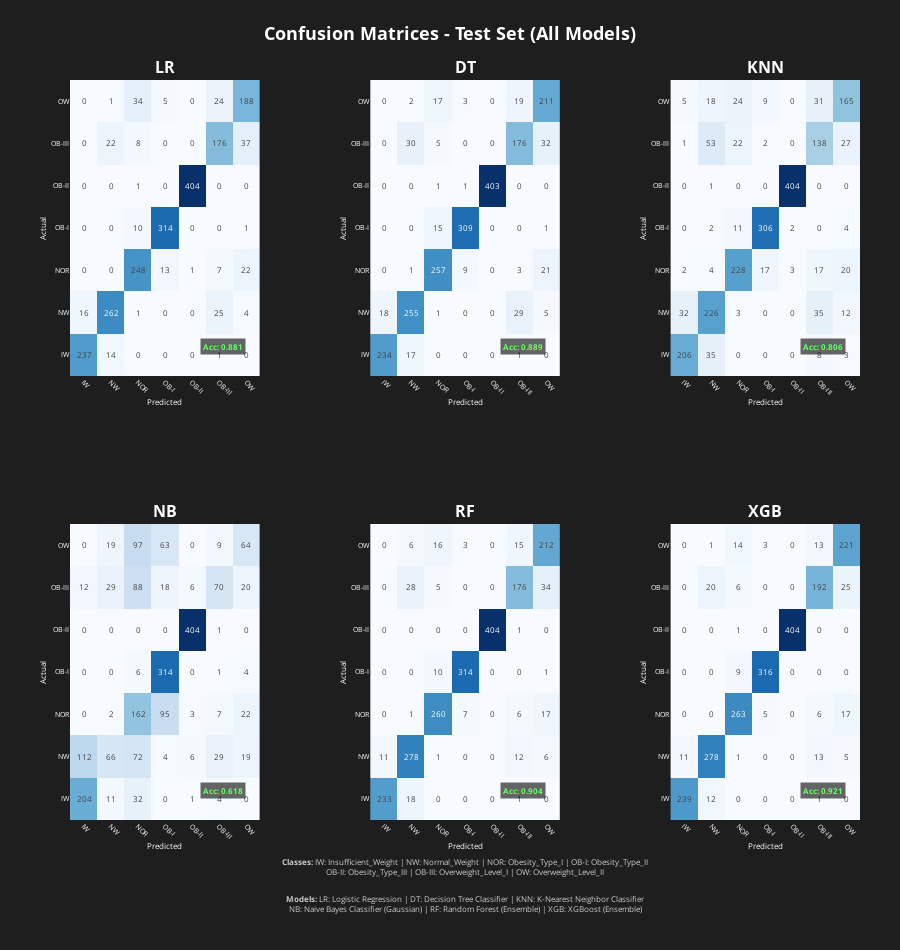

Notebook code cell kept with this figure:
### Code cell
# =============================================================================
# Test Set Confusion Matrices for ALL Models (Plotly - Interactive)
# =============================================================================
if y_test is not None:
    print("="*100)
    print("TEST SET EVALUATION RESULTS - ALL MODELS")
    print("="*100)
    
    best_test_pred = test_results[best_model_name]['y_test_pred']
    print(f"\nClassification Report - Best Model: {best_model_name}")
    print("="*100)
    print(classification_report(y_test, best_test_pred, target_names=class_names, digits=4))
    
    model_names_list = list(test_results.keys())
    
    fig_test_cm = make_subplots(
        rows=2, cols=3,
        subplot_titles=[f'<b>{short_model_names[i]}</b>' for i in range(len(test_results))],
        vertical_spacing=0.20,
        horizontal_spacing=0.14
    )
    
    for idx, (model_name, result) in enumerate(test_results.items()):
        row = idx // 3 + 1
        col = idx % 3 + 1
        cm = confusion_matrix(y_test, result['y_test_pred'])
        
        test_acc = result['test_metrics']['Accuracy']
        
        fig_test_cm.add_trace(
            go.Heatmap(
                z=cm,
                x=short_class_names,
                y=short_class_names,
                text=cm,
                texttemplate='%{text}',
                textfont=dict(size=8),
                colorscale='Blues',
                showscale=False,
                hovertemplate='Actual: %{customdata[0]}<br>Predicted: %{customdata[1]}<br>Count: %{z}<extra></extra>',
                customdata=[[[class_names[j], class_names[i]] for i in range(len(class_names))] for j in range(len(class_names))]
            ),
            row=row, col=col
        )
        
        fig_test_cm.add_annotation(
            text=f'<b>Acc: {test_acc:.3f}</b>',
            xref=f'x{idx+1}' if idx > 0 else 'x',
            yref=f'y{idx+1}' if idx > 0 else 'y',
            x=len(short_class_names)-1, y=0,
            showarrow=False,
            font=dict(size=8, color='#66ff66'),
            bgcolor='rgba(0,0,0,0.6)',
            borderpad=2,
            xanchor='right',
            yanchor='bottom'
        )
        
        fig_test_cm.update_xaxes(
            title=dict(text='Predicted', font=dict(size=8), standoff=3),
            tickangle=45, tickfont=dict(size=7), row=row, col=col
        )
        fig_test_cm.update_yaxes(
            title=dict(text='Actual', font=dict(size=8), standoff=3),
            tickfont=dict(size=7), row=row, col=col
        )
    
    fig_test_cm.update_layout(
        title=dict(
            text='<b>Confusion Matrices - Test Set (All Models)</b>',
            font=dict(size=18, color='white'),
            x=0.5
        ),
        height=950,
        template='plotly_dark',
        paper_bgcolor='#1e1e1e',
        plot_bgcolor='#2d2d2d',
        font=dict(color='white'),
        margin=dict(t=80, b=130, l=70, r=40)
    )
    
    fig_test_cm.add_annotation(
        text=f"<b>Classes:</b> {class_legend_line1}<br>{class_legend_line2}",
        xref="paper", yref="paper",
        x=0.5, y=-0.08,
        showarrow=False,
        font=dict(size=8, color='#cccccc'),
        align="center"
    )
    
    legend_line1 = ' | '.join([f'{short}: {full}' for short, full in zip(short_model_names[:3], model_names_list[:3])])
    legend_line2 = ' | '.join([f'{short}: {full}' for short, full in zip(short_model_names[3:], model_names_list[3:])])
    fig_test_cm.add_annotation(
        text=f"<b>Models:</b> {legend_line1}<br>{legend_line2}",
        xref="paper", yref="paper",
        x=0.5, y=-0.13,
        showarrow=False,
        font=dict(size=8, color='#cccccc'),
        align="center"
    )
    
    fig_test_cm.show()
    
    test_comparison = []
    for model_name, result in test_results.items():
        row = {'Model': model_name}
        row.update(result['test_metrics'])
        test_comparison.append(row)
    test_comparison_df = pd.DataFrame(test_comparison)
    
    print("\nTest Metrics Comparison (All Models):")
    print("="*100)
    display(test_comparison_df.style.format({
        'Accuracy': '{:.4f}',
        'AUC_Score': '{:.4f}',
        'Precision': '{:.4f}',
        'Recall': '{:.4f}',
        'F1_Score': '{:.4f}',
        'MCC_Score': '{:.4f}'
    }).highlight_max(subset=['Accuracy', 'AUC_Score', 'Precision', 'Recall', 'F1_Score', 'MCC_Score'], color='darkgreen'))
else:
    print("No test labels available - cannot calculate metrics")

### Figure 1 — Plotly figure (JSON) as saved in the notebook; plotly's stock layout.template omitted (floating-point values rounded to 4 significant figures)
{"data": [{"colorscale": [[0, "rgb(247,251,255)"], [0.125, "rgb(222,235,247)"], [0.25, "rgb(198,219,239)"], [0.375, "rgb(158,202,225)"], [0.5, "rgb(107,174,214)"], [0.625, "rgb(66,146,198)"], [0.75, "rgb(33,113,181)"], [0.875, "rgb(8,81,156)"], [1, "rgb(8,48,107)"]], "customdata": [[["Insufficient_Weight", "Insufficient_Weight"], ["Insufficient_Weight", "Normal_Weight"], ["Insufficient_Weight", "Obesity_Type_I"], ["Insufficient_Weight", "Obesity_Type_II"], ["Insufficient_Weight", "Obesity_Type_III"], ["Insufficient_Weight", "Overweight_Level_I"], ["Insufficient_Weight", "Overweight_Level_II"]], [["Normal_Weight", "Insufficient_Weight"], ["Normal_Weight", "Normal_Weight"], ["Normal_Weight", "Obesity_Type_I"], ["Normal_Weight", "Obesity_Type_II"], ["Normal_Weight", "Obesity_Type_III"], ["Normal_Weight", "Overweight_Level_I"], ["Normal_Weight", "Overweight_Level_II"]], [["Obesity_Type_I", "Insufficient_Weight"], ["Obesity_Type_I", "Normal_Weight"], ["Obesity_Type_I", "Obesity_Type_I"], ["Obesity_Type_I", "Obesity_Type_II"], ["Obesity_Type_I", "Obesity_Type_III"], ["Obesity_Type_I", "Overweight_Level_I"], ["Obesity_Type_I", "Overweight_Level_II"]], [["Obesity_Type_II", "Insufficient_Weight"], ["Obesity_Type_II", "Normal_Weight"], ["Obesity_Type_II", "Obesity_Type_I"], ["Obesity_Type_II", "Obesity_Type_II"], ["Obesity_Type_II", "Obesity_Type_III"], ["Obesity_Type_II", "Overweight_Level_I"], ["Obesity_Type_II", "Overweight_Level_II"]], [["Obesity_Type_III", "Insufficient_Weight"], ["Obesity_Type_III", "Normal_Weight"], ["Obesity_Type_III", "Obesity_Type_I"], ["Obesity_Type_III", "Obesity_Type_II"], ["Obesity_Type_III", "Obesity_Type_III"], ["Obesity_Type_III", "Overweight_Level_I"], ["Obesity_Type_III", "Overweight_Level_II"]], [["Overweight_Level_I", "Insufficient_Weight"], ["Overweight_Level_I", "Normal_Weight"], ["Overweight_Level_I", "Obesity_Type_I"], ["Overweight_Level_I", "Obesity_Type_II"], ["Overweight_Level_I", "Obesity_Type_III"], ["Overweight_Level_I", "Overweight_Level_I"], ["Overweight_Level_I", "Overweight_Level_II"]], [["Overweight_Level_II", "Insufficient_Weight"], ["Overweight_Level_II", "Normal_Weight"], ["Overweight_Level_II", "Obesity_Type_I"], ["Overweight_Level_II", "Obesity_Type_II"], ["Overweight_Level_II", "Obesity_Type_III"], ["Overweight_Level_II", "Overweight_Level_I"], ["Overweight_Level_II", "Overweight_Level_II"]]], "hovertemplate": "Actual: %{customdata[0]}<br>Predicted: %{customdata[1]}<br>Count: %{z}<extra></extra>", "showscale": false, "text": [[237, 14, 0, 0, 0, 1, 0], [16, 262, 1, 0, 0, 25, 4], [0, 0, 248, 13, 1, 7, 22], [0, 0, 10, 314, 0, 0, 1], [0, 0, 1, 0, 404, 0, 0], [0, 22, 8, 0, 0, 176, 37], [0, 1, 34, 5, 0, 24, 188]], "textfont": {"size": 8}, "texttemplate": "%{text}", "type": "heatmap", "x": ["IW", "NW", "NOR", "OB-I", "OB-II", "OB-III", "OW"], "xaxis": "x", "y": ["IW", "NW", "NOR", "OB-I", "OB-II", "OB-III", "OW"], "yaxis": "y", "z": [[237, 14, 0, 0, 0, 1, 0], [16, 262, 1, 0, 0, 25, 4], [0, 0, 248, 13, 1, 7, 22], [0, 0, 10, 314, 0, 0, 1], [0, 0, 1, 0, 404, 0, 0], [0, 22, 8, 0, 0, 176, 37], [0, 1, 34, 5, 0, 24, 188]]}, {"colorscale": [[0, "rgb(247,251,255)"], [0.125, "rgb(222,235,247)"], [0.25, "rgb(198,219,239)"], [0.375, "rgb(158,202,225)"], [0.5, "rgb(107,174,214)"], [0.625, "rgb(66,146,198)"], [0.75, "rgb(33,113,181)"], [0.875, "rgb(8,81,156)"], [1, "rgb(8,48,107)"]], "customdata": [[["Insufficient_Weight", "Insufficient_Weight"], ["Insufficient_Weight", "Normal_Weight"], ["Insufficient_Weight", "Obesity_Type_I"], ["Insufficient_Weight", "Obesity_Type_II"], ["Insufficient_Weight", "Obesity_Type_III"], ["Insufficient_Weight", "Overweight_Level_I"], ["Insufficient_Weight", "Overweight_Level_II"]], [["Normal_Weight", "Insufficient_Weight"], ["Normal_Weight", "Normal_Weight"], ["Normal_Weight", "Obesity_Type_I"], ["Normal_Weight", "Obesity_Type_II"], ["Normal_Weight", "Obesity_Type_III"], ["Normal_Weight", "Overweight_Level_I"], ["Normal_Weight", "Overweight_Level_II"]], [["Obesity_Type_I", "Insufficient_Weight"], ["Obesity_Type_I", "Normal_Weight"], ["Obesity_Type_I", "Obesity_Type_I"], ["Obesity_Type_I", "Obesity_Type_II"], ["Obesity_Type_I", "Obesity_Type_III"], ["Obesity_Type_I", "Overweight_Level_I"], ["Obesity_Type_I", "Overweight_Level_II"]], [["Obesity_Type_II", "Insufficient_Weight"], ["Obesity_Type_II", "Normal_Weight"], ["Obesity_Type_II", "Obesity_Type_I"], ["Obesity_Type_II", "Obesity_Type_II"], ["Obesity_Type_II", "Obesity_Type_III"], ["Obesity_Type_II", "Overweight_Level_I"], ["Obesity_Type_II", "Overweight_Level_II"]], [["Obesity_Type_III", "Insufficient_Weight"], ["Obesity_Type_III", "Normal_Weight"], ["Obesity_Type_III", "Obesity_Type_I"], ["Obesity_Type_III", "Obesity_Type_II"], ["Obesity_Type_III", "Obesity_Type_III"], ["Obesity_Type_III", "Overweight_Level_I"], ["Obesity_Type_III", "Overweight_Level_II"]], [["Overweight_Level_I", "Insufficient_Weight"], ["Overweight_Level_I", "Normal_Weight"], ["Overweight_Level_I", "Obesity_Type_I"], ["Overweight_Level_I", "Obesity_Type_II"], ["Overweight_Level_I", "Obesity_Type_III"], ["Overweight_Level_I", "Overweight_Level_I"], ["Overweight_Level_I", "Overweight_Level_II"]], [["Overweight_Level_II", "Insufficient_Weight"], ["Overweight_Level_II", "Normal_Weight"], ["Overweight_Level_II", "Obesity_Type_I"], ["Overweight_Level_II", "Obesity_Type_II"], ["Overweight_Level_II", "Obesity_Type_III"], ["Overweight_Level_II", "Overweight_Level_I"], ["Overweight_Level_II", "Overweight_Level_II"]]], "hovertemplate": "Actual: %{customdata[0]}<br>Predicted: %{customdata[1]}<br>Count: %{z}<extra></extra>", "showscale": false, "text": [[234, 17, 0, 0, 0, 1, 0], [18, 255, 1, 0, 0, 29, 5], [0, 1, 257, 9, 0, 3, 21], [0, 0, 15, 309, 0, 0, 1], [0, 0, 1, 1, 403, 0, 0], [0, 30, 5, 0, 0, 176, 32], [0, 2, 17, 3, 0, 19, 211]], "textfont": {"size": 8}, "texttemplate": "%{text}", "type": "heatmap", "x": ["IW", "NW", "NOR", "OB-I", "OB-II", "OB-III", "OW"], "xaxis": "x2", "y": ["IW", "NW", "NOR", "OB-I", "OB-II", "OB-III", "OW"], "yaxis": "y2", "z": [[234, 17, 0, 0, 0, 1, 0], [18, 255, 1, 0, 0, 29, 5], [0, 1, 257, 9, 0, 3, 21], [0, 0, 15, 309, 0, 0, 1], [0, 0, 1, 1, 403, 0, 0], [0, 30, 5, 0, 0, 176, 32], [0, 2, 17, 3, 0, 19, 211]]}, {"colorscale": [[0, "rgb(247,251,255)"], [0.125, "rgb(222,235,247)"], [0.25, "rgb(198,219,239)"], [0.375, "rgb(158,202,225)"], [0.5, "rgb(107,174,214)"], [0.625, "rgb(66,146,198)"], [0.75, "rgb(33,113,181)"], [0.875, "rgb(8,81,156)"], [1, "rgb(8,48,107)"]], "customdata": [[["Insufficient_Weight", "Insufficient_Weight"], ["Insufficient_Weight", "Normal_Weight"], ["Insufficient_Weight", "Obesity_Type_I"], ["Insufficient_Weight", "Obesity_Type_II"], ["Insufficient_Weight", "Obesity_Type_III"], ["Insufficient_Weight", "Overweight_Level_I"], ["Insufficient_Weight", "Overweight_Level_II"]], [["Normal_Weight", "Insufficient_Weight"], ["Normal_Weight", "Normal_Weight"], ["Normal_Weight", "Obesity_Type_I"], ["Normal_Weight", "Obesity_Type_II"], ["Normal_Weight", "Obesity_Type_III"], ["Normal_Weight", "Overweight_Level_I"], ["Normal_Weight", "Overweight_Level_II"]], [["Obesity_Type_I", "Insufficient_Weight"], ["Obesity_Type_I", "Normal_Weight"], ["Obesity_Type_I", "Obesity_Type_I"], ["Obesity_Type_I", "Obesity_Type_II"], ["Obesity_Type_I", "Obesity_Type_III"], ["Obesity_Type_I", "Overweight_Level_I"], ["Obesity_Type_I", "Overweight_Level_II"]], [["Obesity_Type_II", "Insufficient_Weight"], ["Obesity_Type_II", "Normal_Weight"], ["Obesity_Type_II", "Obesity_Type_I"], ["Obesity_Type_II", "Obesity_Type_II"], ["Obesity_Type_II", "Obesity_Type_III"], ["Obesity_Type_II", "Overweight_Level_I"], ["Obesity_Type_II", "Overweight_Level_II"]], [["Obesity_Type_III", "Insufficient_Weight"], ["Obesity_Type_III", "Normal_Weight"], ["Obesity_Type_III", "Obesity_Type_I"], ["Obesity_Type_III", "Obesity_Type_II"], ["Obesity_Type_III", "Obesity_Type_III"], ["Obesity_Type_III", "Overweight_Level_I"], ["Obesity_Type_III", "Overweight_Level_II"]], [["Overweight_Level_I", "Insufficient_Weight"], ["Overweight_Level_I", "Normal_Weight"], ["Overweight_Level_I", "Obesity_Type_I"], ["Overweight_Level_I", "Obesity_Type_II"], ["Overweight_Level_I", "Obesity_Type_III"], ["Overweight_Level_I", "Overweight_Level_I"], ["Overweight_Level_I", "Overweight_Level_II"]], [["Overweight_Level_II", "Insufficient_Weight"], ["Overweight_Level_II", "Normal_Weight"], ["Overweight_Level_II", "Obesity_Type_I"], ["Overweight_Level_II", "Obesity_Type_II"], ["Overweight_Level_II", "Obesity_Type_III"], ["Overweight_Level_II", "Overweight_Level_I"], ["Overweight_Level_II", "Overweight_Level_II"]]], "hovertemplate": "Actual: %{customdata[0]}<br>Predicted: %{customdata[1]}<br>Count: %{z}<extra></extra>", "showscale": false, "text": [[206, 35, 0, 0, 0, 8, 3], [32, 226, 3, 0, 0, 35, 12], [2, 4, 228, 17, 3, 17, 20], [0, 2, 11, 306, 2, 0, 4], [0, 1, 0, 0, 404, 0, 0], [1, 53, 22, 2, 0, 138, 27], [5, 18, 24, 9, 0, 31, 165]], "textfont": {"size": 8}, "texttemplate": "%{text}", "type": "heatmap", "x": ["IW", "NW", "NOR", "OB-I", "OB-II", "OB-III", "OW"], "xaxis": "x3", "y": ["IW", "NW", "NOR", "OB-I", "OB-II", "OB-III", "OW"], "yaxis": "y3", "z": [[206, 35, 0, 0, 0, 8, 3], [32, 226, 3, 0, 0, 35, 12], [2, 4, 228, 17, 3, 17, 20], [0, 2, 11, 306, 2, 0, 4], [0, 1, 0, 0, 404, 0, 0], [1, 53, 22, 2, 0, 138, 27], [5, 18, 24, 9, 0, 31, 165]]}, {"colorscale": [[0, "rgb(247,251,255)"], [0.125, "rgb(222,235,247)"], [0.25, "rgb(198,219,239)"], [0.375, "rgb(158,202,225)"], [0.5, "rgb(107,174,214)"], [0.625, "rgb(66,146,198)"], [0.75, "rgb(33,113,181)"], [0.875, "rgb(8,81,156)"], [1, "rgb(8,48,107)"]], "customdata": [[["Insufficient_Weight", "Insufficient_Weight"], ["Insufficient_Weight", "Normal_Weight"], ["Insufficient_Weight", "Obesity_Type_I"], ["Insufficient_Weight", "Obesity_Type_II"], ["Insufficient_Weight", "Obesity_Type_III"], ["Insufficient_Weight", "Overweight_Level_I"], ["Insufficient_Weight", "Overweight_Level_II"]], [["Normal_Weight", "Insufficient_Weight"], ["Normal_Weight", "Normal_Weight"], ["Normal_Weight", "Obesity_Type_I"], ["Normal_Weight", "Obesity_Type_II"], ["Normal_Weight", "Obesity_Type_III"], ["Normal_Weight", "Overweight_Level_I"], ["Normal_Weight", "Overweight_Level_II"]], [["Obesity_Type_I", "Insufficient_Weight"], ["Obesity_Type_I", "Normal_Weight"], ["Obesity_Type_I", "Obesity_Type_I"], ["Obesity_Type_I", "Obesity_Type_II"], ["Obesity_Type_I", "Obesity_Type_III"], ["Obesity_Type_I", "Overweight_Level_I"], ["Obesity_Type_I", "Overweight_Level_II"]], [["Obesity_Type_II", "Insufficient_Weight"], ["Obesity_Type_II", "Normal_Weight"], ["Obesity_Type_II", "Obesity_Type_I"], ["Obesity_Type_II", "Obesity_Type_II"], ["Obesity_Type_II", "Obesity_Type_III"], ["Obesity_Type_II", "Overweight_Level_I"], ["Obesity_Type_II", "Overweight_Level_II"]], [["Obesity_Type_III", "Insufficient_Weight"], ["Obesity_Type_III", "Normal_Weight"], ["Obesity_Type_III", "Obesity_Type_I"], ["Obesity_Type_III", "Obesity_Type_II"], ["Obesity_Type_III", "Obesity_Type_III"], ["Obesity_Type_III", "Overweight_Level_I"], ["Obesity_Type_III", "Overweight_Level_II"]], [["Overweight_Level_I", "Insufficient_Weight"], ["Overweight_Level_I", "Normal_Weight"], ["Overweight_Level_I", "Obesity_Type_I"], ["Overweight_Level_I", "Obesity_Type_II"], ["Overweight_Level_I", "Obesity_Type_III"], ["Overweight_Level_I", "Overweight_Level_I"], ["Overweight_Level_I", "Overweight_Level_II"]], [["Overweight_Level_II", "Insufficient_Weight"], ["Overweight_Level_II", "Normal_Weight"], ["Overweight_Level_II", "Obesity_Type_I"], ["Overweight_Level_II", "Obesity_Type_II"], ["Overweight_Level_II", "Obesity_Type_III"], ["Overweight_Level_II", "Overweight_Level_I"], ["Overweight_Level_II", "Overweight_Level_II"]]], "hovertemplate": "Actual: %{customdata[0]}<br>Predicted: %{customdata[1]}<br>Count: %{z}<extra></extra>", "showscale": false, "text": [[204, 11, 32, 0, 1, 4, 0], [112, 66, 72, 4, 6, 29, 19], [0, 2, 162, 95, 3, 7, 22], [0, 0, 6, 314, 0, 1, 4], [0, 0, 0, 0, 404, 1, 0], [12, 29, 88, 18, 6, 70, 20], [0, 19, 97, 63, 0, 9, 64]], "textfont": {"size": 8}, "texttemplate": "%{text}", "type": "heatmap", "x": ["IW", "NW", "NOR", "OB-I", "OB-II", "OB-III", "OW"], "xaxis": "x4", "y": ["IW", "NW", "NOR", "OB-I", "OB-II", "OB-III", "OW"], "yaxis": "y4", "z": [[204, 11, 32, 0, 1, 4, 0], [112, 66, 72, 4, 6, 29, 19], [0, 2, 162, 95, 3, 7, 22], [0, 0, 6, 314, 0, 1, 4], [0, 0, 0, 0, 404, 1, 0], [12, 29, 88, 18, 6, 70, 20], [0, 19, 97, 63, 0, 9, 64]]}, {"colorscale": [[0, "rgb(247,251,255)"], [0.125, "rgb(222,235,247)"], [0.25, "rgb(198,219,239)"], [0.375, "rgb(158,202,225)"], [0.5, "rgb(107,174,214)"], [0.625, "rgb(66,146,198)"], [0.75, "rgb(33,113,181)"], [0.875, "rgb(8,81,156)"], [1, "rgb(8,48,107)"]], "customdata": [[["Insufficient_Weight", "Insufficient_Weight"], ["Insufficient_Weight", "Normal_Weight"], ["Insufficient_Weight", "Obesity_Type_I"], ["Insufficient_Weight", "Obesity_Type_II"], ["Insufficient_Weight", "Obesity_Type_III"], ["Insufficient_Weight", "Overweight_Level_I"], ["Insufficient_Weight", "Overweight_Level_II"]], [["Normal_Weight", "Insufficient_Weight"], ["Normal_Weight", "Normal_Weight"], ["Normal_Weight", "Obesity_Type_I"], ["Normal_Weight", "Obesity_Type_II"], ["Normal_Weight", "Obesity_Type_III"], ["Normal_Weight", "Overweight_Level_I"], ["Normal_Weight", "Overweight_Level_II"]], [["Obesity_Type_I", "Insufficient_Weight"], ["Obesity_Type_I", "Normal_Weight"], ["Obesity_Type_I", "Obesity_Type_I"], ["Obesity_Type_I", "Obesity_Type_II"], ["Obesity_Type_I", "Obesity_Type_III"], ["Obesity_Type_I", "Overweight_Level_I"], ["Obesity_Type_I", "Overweight_Level_II"]], [["Obesity_Type_II", "Insufficient_Weight"], ["Obesity_Type_II", "Normal_Weight"], ["Obesity_Type_II", "Obesity_Type_I"], ["Obesity_Type_II", "Obesity_Type_II"], ["Obesity_Type_II", "Obesity_Type_III"], ["Obesity_Type_II", "Overweight_Level_I"], ["Obesity_Type_II", "Overweight_Level_II"]], [["Obesity_Type_III", "Insufficient_Weight"], ["Obesity_Type_III", "Normal_Weight"], ["Obesity_Type_III", "Obesity_Type_I"], ["Obesity_Type_III", "Obesity_Type_II"], ["Obesity_Type_III", "Obesity_Type_III"], ["Obesity_Type_III", "Overweight_Level_I"], ["Obesity_Type_III", "Overweight_Level_II"]], [["Overweight_Level_I", "Insufficient_Weight"], ["Overweight_Level_I", "Normal_Weight"], ["Overweight_Level_I", "Obesity_Type_I"], ["Overweight_Level_I", "Obesity_Type_II"], ["Overweight_Level_I", "Obesity_Type_III"], ["Overweight_Level_I", "Overweight_Level_I"], ["Overweight_Level_I", "Overweight_Level_II"]], [["Overweight_Level_II", "Insufficient_Weight"], ["Overweight_Level_II", "Normal_Weight"], ["Overweight_Level_II", "Obesity_Type_I"], ["Overweight_Level_II", "Obesity_Type_II"], ["Overweight_Level_II", "Obesity_Type_III"], ["Overweight_Level_II", "Overweight_Level_I"], ["Overweight_Level_II", "Overweight_Level_II"]]], "hovertemplate": "Actual: %{customdata[0]}<br>Predicted: %{customdata[1]}<br>Count: %{z}<extra></extra>", "showscale": false, "text": [[233, 18, 0, 0, 0, 1, 0], [11, 278, 1, 0, 0, 12, 6], [0, 1, 260, 7, 0, 6, 17], [0, 0, 10, 314, 0, 0, 1], [0, 0, 0, 0, 404, 1, 0], [0, 28, 5, 0, 0, 176, 34], [0, 6, 16, 3, 0, 15, 212]], "textfont": {"size": 8}, "texttemplate": "%{text}", "type": "heatmap", "x": ["IW", "NW", "NOR", "OB-I", "OB-II", "OB-III", "OW"], "xaxis": "x5", "y": ["IW", "NW", "NOR", "OB-I", "OB-II", "OB-III", "OW"], "yaxis": "y5", "z": [[233, 18, 0, 0, 0, 1, 0], [11, 278, 1, 0, 0, 12, 6], [0, 1, 260, 7, 0, 6, 17], [0, 0, 10, 314, 0, 0, 1], [0, 0, 0, 0, 404, 1, 0], [0, 28, 5, 0, 0, 176, 34], [0, 6, 16, 3, 0, 15, 212]]}, {"colorscale": [[0, "rgb(247,251,255)"], [0.125, "rgb(222,235,247)"], [0.25, "rgb(198,219,239)"], [0.375, "rgb(158,202,225)"], [0.5, "rgb(107,174,214)"], [0.625, "rgb(66,146,198)"], [0.75, "rgb(33,113,181)"], [0.875, "rgb(8,81,156)"], [1, "rgb(8,48,107)"]], "customdata": [[["Insufficient_Weight", "Insufficient_Weight"], ["Insufficient_Weight", "Normal_Weight"], ["Insufficient_Weight", "Obesity_Type_I"], ["Insufficient_Weight", "Obesity_Type_II"], ["Insufficient_Weight", "Obesity_Type_III"], ["Insufficient_Weight", "Overweight_Level_I"], ["Insufficient_Weight", "Overweight_Level_II"]], [["Normal_Weight", "Insufficient_Weight"], ["Normal_Weight", "Normal_Weight"], ["Normal_Weight", "Obesity_Type_I"], ["Normal_Weight", "Obesity_Type_II"], ["Normal_Weight", "Obesity_Type_III"], ["Normal_Weight", "Overweight_Level_I"], ["Normal_Weight", "Overweight_Level_II"]], [["Obesity_Type_I", "Insufficient_Weight"], ["Obesity_Type_I", "Normal_Weight"], ["Obesity_Type_I", "Obesity_Type_I"], ["Obesity_Type_I", "Obesity_Type_II"], ["Obesity_Type_I", "Obesity_Type_III"], ["Obesity_Type_I", "Overweight_Level_I"], ["Obesity_Type_I", "Overweight_Level_II"]], [["Obesity_Type_II", "Insufficient_Weight"], ["Obesity_Type_II", "Normal_Weight"], ["Obesity_Type_II", "Obesity_Type_I"], ["Obesity_Type_II", "Obesity_Type_II"], ["Obesity_Type_II", "Obesity_Type_III"], ["Obesity_Type_II", "Overweight_Level_I"], ["Obesity_Type_II", "Overweight_Level_II"]], [["Obesity_Type_III", "Insufficient_Weight"], ["Obesity_Type_III", "Normal_Weight"], ["Obesity_Type_III", "Obesity_Type_I"], ["Obesity_Type_III", "Obesity_Type_II"], ["Obesity_Type_III", "Obesity_Type_III"], ["Obesity_Type_III", "Overweight_Level_I"], ["Obesity_Type_III", "Overweight_Level_II"]], [["Overweight_Level_I", "Insufficient_Weight"], ["Overweight_Level_I", "Normal_Weight"], ["Overweight_Level_I", "Obesity_Type_I"], ["Overweight_Level_I", "Obesity_Type_II"], ["Overweight_Level_I", "Obesity_Type_III"], ["Overweight_Level_I", "Overweight_Level_I"], ["Overweight_Level_I", "Overweight_Level_II"]], [["Overweight_Level_II", "Insufficient_Weight"], ["Overweight_Level_II", "Normal_Weight"], ["Overweight_Level_II", "Obesity_Type_I"], ["Overweight_Level_II", "Obesity_Type_II"], ["Overweight_Level_II", "Obesity_Type_III"], ["Overweight_Level_II", "Overweight_Level_I"], ["Overweight_Level_II", "Overweight_Level_II"]]], "hovertemplate": "Actual: %{customdata[0]}<br>Predicted: %{customdata[1]}<br>Count: %{z}<extra></extra>", "showscale": false, "text": [[239, 12, 0, 0, 0, 1, 0], [11, 278, 1, 0, 0, 13, 5], [0, 0, 263, 5, 0, 6, 17], [0, 0, 9, 316, 0, 0, 0], [0, 0, 1, 0, 404, 0, 0], [0, 20, 6, 0, 0, 192, 25], [0, 1, 14, 3, 0, 13, 221]], "textfont": {"size": 8}, "texttemplate": "%{text}", "type": "heatmap", "x": ["IW", "NW", "NOR", "OB-I", "OB-II", "OB-III", "OW"], "xaxis": "x6", "y": ["IW", "NW", "NOR", "OB-I", "OB-II", "OB-III", "OW"], "yaxis": "y6", "z": [[239, 12, 0, 0, 0, 1, 0], [11, 278, 1, 0, 0, 13, 5], [0, 0, 263, 5, 0, 6, 17], [0, 0, 9, 316, 0, 0, 0], [0, 0, 1, 0, 404, 0, 0], [0, 20, 6, 0, 0, 192, 25], [0, 1, 14, 3, 0, 13, 221]]}], "layout": {"annotations": [{"font": {"size": 16}, "showarrow": false, "text": "<b>LR</b>", "x": 0.12, "xanchor": "center", "xref": "paper", "y": 1, "yanchor": "bottom", "yref": "paper"}, {"font": {"size": 16}, "showarrow": false, "text": "<b>DT</b>", "x": 0.5, "xanchor": "center", "xref": "paper", "y": 1, "yanchor": "bottom", "yref": "paper"}, {"font": {"size": 16}, "showarrow": false, "text": "<b>KNN</b>", "x": 0.88, "xanchor": "center", "xref": "paper", "y": 1, "yanchor": "bottom", "yref": "paper"}, {"font": {"size": 16}, "showarrow": false, "text": "<b>NB</b>", "x": 0.12, "xanchor": "center", "xref": "paper", "y": 0.4, "yanchor": "bottom", "yref": "paper"}, {"font": {"size": 16}, "showarrow": false, "text": "<b>RF</b>", "x": 0.5, "xanchor": "center", "xref": "paper", "y": 0.4, "yanchor": "bottom", "yref": "paper"}, {"font": {"size": 16}, "showarrow": false, "text": "<b>XGB</b>", "x": 0.88, "xanchor": "center", "xref": "paper", "y": 0.4, "yanchor": "bottom", "yref": "paper"}, {"bgcolor": "rgba(0,0,0,0.6)", "borderpad": 2, "font": {"color": "#66ff66", "size": 8}, "showarrow": false, "text": "<b>Acc: 0.881</b>", "x": 6, "xanchor": "right", "xref": "x", "y": 0, "yanchor": "bottom", "yref": "y"}, {"bgcolor": "rgba(0,0,0,0.6)", "borderpad": 2, "font": {"color": "#66ff66", "size": 8}, "showarrow": false, "text": "<b>Acc: 0.889</b>", "x": 6, "xanchor": "right", "xref": "x2", "y": 0, "yanchor": "bottom", "yref": "y2"}, {"bgcolor": "rgba(0,0,0,0.6)", "borderpad": 2, "font": {"color": "#66ff66", "size": 8}, "showarrow": false, "text": "<b>Acc: 0.806</b>", "x": 6, "xanchor": "right", "xref": "x3", "y": 0, "yanchor": "bottom", "yref": "y3"}, {"bgcolor": "rgba(0,0,0,0.6)", "borderpad": 2, "font": {"color": "#66ff66", "size": 8}, "showarrow": false, "text": "<b>Acc: 0.618</b>", "x": 6, "xanchor": "right", "xref": "x4", "y": 0, "yanchor": "bottom", "yref": "y4"}, {"bgcolor": "rgba(0,0,0,0.6)", "borderpad": 2, "font": {"color": "#66ff66", "size": 8}, "showarrow": false, "text": "<b>Acc: 0.904</b>", "x": 6, "xanchor": "right", "xref": "x5", "y": 0, "yanchor": "bottom", "yref": "y5"}, {"bgcolor": "rgba(0,0,0,0.6)", "borderpad": 2, "font": {"color": "#66ff66", "size": 8}, "showarrow": false, "text": "<b>Acc: 0.921</b>", "x": 6, "xanchor": "right", "xref": "x6", "y": 0, "yanchor": "bottom", "yref": "y6"}, {"align": "center", "font": {"color": "#cccccc", "size": 8}, "showarrow": false, "text": "<b>Classes:</b> IW: Insufficient_Weight | NW: Normal_Weight | NOR: Obesity_Type_I | OB-I: Obesity_Type_II<br>OB-II: Obesity_Type_III | OB-III: Overweight_Level_I | OW: Overweight_Level_II", "x": 0.5, "xref": "paper", "y": -0.08, "yref": "paper"}, {"align": "center", "font": {"color": "#cccccc", "size": 8}, "showarrow": false, "text": "<b>Models:</b> LR: Logistic Regression | DT: Decision Tree Classifier | KNN: K-Nearest Neighbor Classifier<br>NB: Naive Bayes Classifier (Gaussian) | RF: Random Forest (Ensemble) | XGB: XGBoost (Ensemble)", "x": 0.5, "xref": "paper", "y": -0.13, "yref": "paper"}], "font": {"color": "white"}, "height": 950, "margin": {"b": 130, "l": 70, "r": 40, "t": 80}, "paper_bgcolor": "#1e1e1e", "plot_bgcolor": "#2d2d2d", "title": {"font": {"color": "white", "size": 18}, "text": "<b>Confusion Matrices - Test Set (All Models)</b>", "x": 0.5}, "xaxis": {"anchor": "y", "domain": [0, 0.24], "tickangle": 45, "tickfont": {"size": 7}, "title": {"font": {"size": 8}, "standoff": 3, "text": "Predicted"}}, "xaxis2": {"anchor": "y2", "domain": [0.38, 0.62], "tickangle": 45, "tickfont": {"size": 7}, "title": {"font": {"size": 8}, "standoff": 3, "text": "Predicted"}}, "xaxis3": {"anchor": "y3", "domain": [0.76, 1], "tickangle": 45, "tickfont": {"size": 7}, "title": {"font": {"size": 8}, "standoff": 3, "text": "Predicted"}}, "xaxis4": {"anchor": "y4", "domain": [0, 0.24], "tickangle": 45, "tickfont": {"size": 7}, "title": {"font": {"size": 8}, "standoff": 3, "text": "Predicted"}}, "xaxis5": {"anchor": "y5", "domain": [0.38, 0.62], "tickangle": 45, "tickfont": {"size": 7}, "title": {"font": {"size": 8}, "standoff": 3, "text": "Predicted"}}, "xaxis6": {"anchor": "y6", "domain": [0.76, 1], "tickangle": 45, "tickfont": {"size": 7}, "title": {"font": {"size": 8}, "standoff": 3, "text": "Predicted"}}, "yaxis": {"anchor": "x", "domain": [0.6, 1], "tickfont": {"size": 7}, "title": {"font": {"size": 8}, "standoff": 3, "text": "Actual"}}, "yaxis2": {"anchor": "x2", "domain": [0.6, 1], "tickfont": {"size": 7}, "title": {"font": {"size": 8}, "standoff": 3, "text": "Actual"}}, "yaxis3": {"anchor": "x3", "domain": [0.6, 1], "tickfont": {"size": 7}, "title": {"font": {"size": 8}, "standoff": 3, "text": "Actual"}}, "yaxis4": {"anchor": "x4", "domain": [0, 0.4], "tickfont": {"size": 7}, "title": {"font": {"size": 8}, "standoff": 3, "text": "Actual"}}, "yaxis5": {"anchor": "x5", "domain": [0, 0.4], "tickfont": {"size": 7}, "title": {"font": {"size": 8}, "standoff": 3, "text": "Actual"}}, "yaxis6": {"anchor": "x6", "domain": [0, 0.4], "tickfont": {"size": 7}, "title": {"font": {"size": 8}, "standoff": 3, "text": "Actual"}}}}
